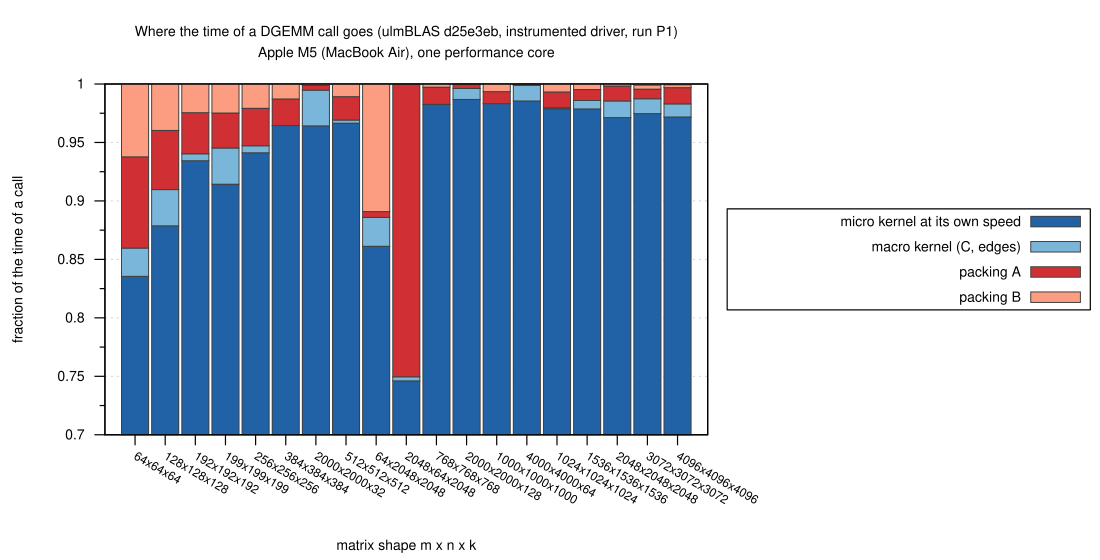

The script that saved this image:
load "_style.gp"
set output "breakdown.svg"
set title "Where the time of a DGEMM call goes (ulmBLAS d25e3eb, instrumented driver, run P1)\nApple M5 (MacBook Air), one performance core"
set style histogram rowstacked
set key outside right center box opaque spacing 1.2 width 1
set xlabel "matrix shape m x n x k"
set ylabel "fraction of the time of a call"
set yrange [0.70:1.0]
set ytics 0.05
plot S."breakdown.csv" using "kernel":xtic(1) lc rgb "#08519c" title "micro kernel at its own speed", \
     "" using "macro" lc rgb "#6baed6" title "macro kernel (C, edges)", \
     "" using "packA" lc rgb "#cb181d" title "packing A", \
     "" using "packB" lc rgb "#fc9272" title "packing B"
